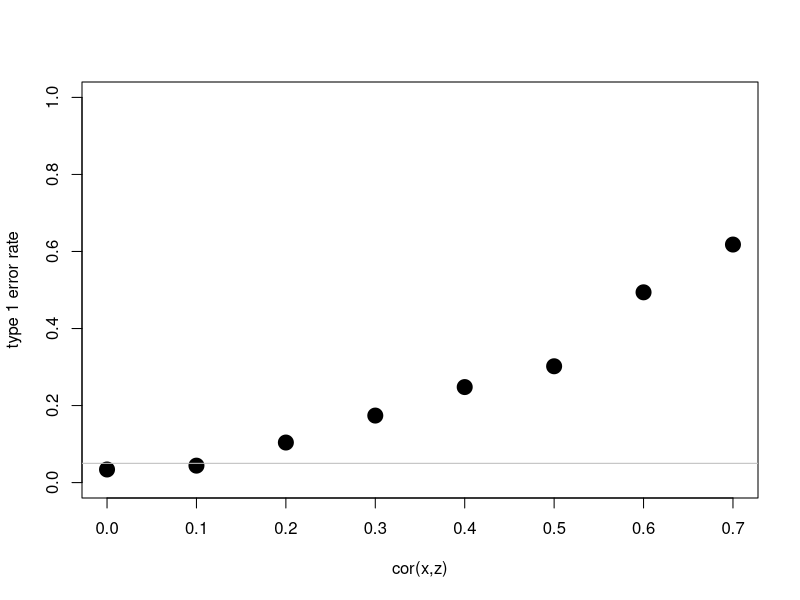
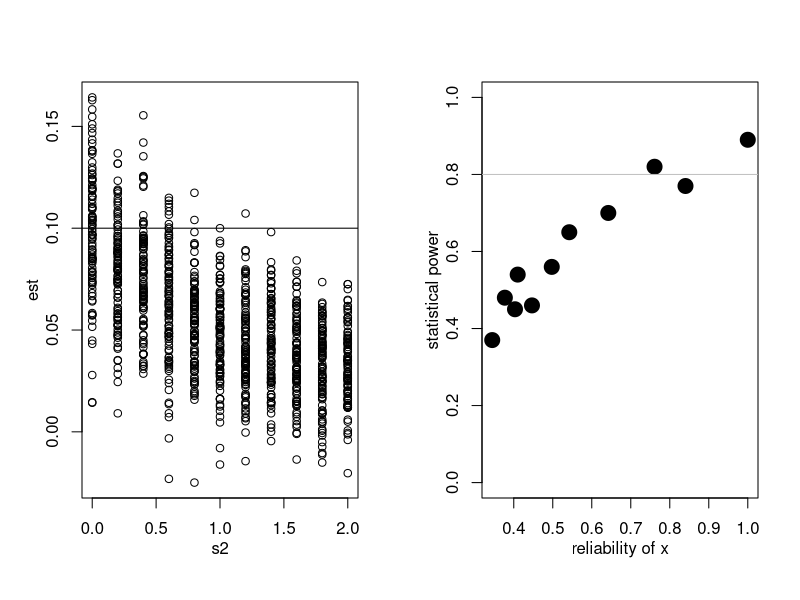

Generate these figures, in order, with R:
##DGM
N<-1000
x<-rnorm(N)
y<-.3*x+rnorm(N)

##DAM
m<-lm(y~x)
summary(m)


######################################################
##What if we start to make changes to the DGM and ask about their relationship to the empirical data?
##We're going to look at power (probability that we correctly reject the null hypothesis)and type 1 error rate (type 1 error: mistaken rejection of actually true null hypothesis) for a few examples

######################################################
##UNOBSERVED CONFOUNDERS
##how does introducing a third variable (with known correlation to x) disrupt power into the DGM but then omitting it (ie it is unobserved) from the DAM?
library(MASS)
N<-1000
b<-0.00 ##important!
mat<-list()
for (rho in seq(0,.7,by=.1)) {
    t1er<-numeric()
    for (i in 1:500) {
        xz<-mvrnorm(N,rep(0,2),Sigma=matrix(c(1,rho,rho,1),2,2))
        x<-xz[,1]
        z<-xz[,2]
        y<-b*x+.1*z+rnorm(N)  ##note that x does not impact y since b=0!
        m<-lm(y~x)
        t1er[i]<-summary(m)$coef[2,4]<.05
    }
    mat[[as.character(rho)]]<-c(rho,mean(t1er))
}
plot(do.call("rbind",mat),xlab="cor(x,z)",ylab="type 1 error rate",pch=19,cex=2,ylim=c(0,1))
abline(h=0.05,col='gray')
##in the above, we see that T1ER increases with rho=cor(x,z).
##that makes sense. z contains information about x due to their correlation and does impact y. if we don't observe z, we might mistakenly think x and y are associated.
##questions to ask: how does the shape of that curve depend upon N? upon the coefficient associated with z in y's assignment? 

######################################################
##MEASUREMENT ERROR IN X
##how does measurement error in X affect statistical power?
library(MASS)
N<-1000
b<-0.1
mat0<-mat<-list()
for (s2 in seq(0,2,by=.2)) {
    est<-pow<-numeric()
    for (i in 1:100) {
        x0<-rnorm(N)
        y<-b*x0+rnorm(N)
        x<-x0+rnorm(N,sd=sqrt(s2))
        m<-lm(y~x)
        est[i]<-coef(m)[2]
        pow[i]<-summary(m)$coef[2,4]<.05
    }
    mat0[[as.character(s2)]]<-cbind(s2,est)
    mat[[as.character(s2)]]<-c(var(x0)/var(x),mean(pow))
}
par(mgp=c(2,1,0),mfrow=c(1,2))
plot(do.call("rbind",mat0),xlab="s2",ylab="est"); abline(h=.1)
plot(do.call("rbind",mat),xlab="reliability of x",ylab="statistical power",pch=19,cex=2,ylim=c(0,1))
abline(h=0.8,col='gray')
##as we might have anticipated, power is improved with more reliable measures!.
##you might again wonder how this is impacted by a range of choices we made along the way...
